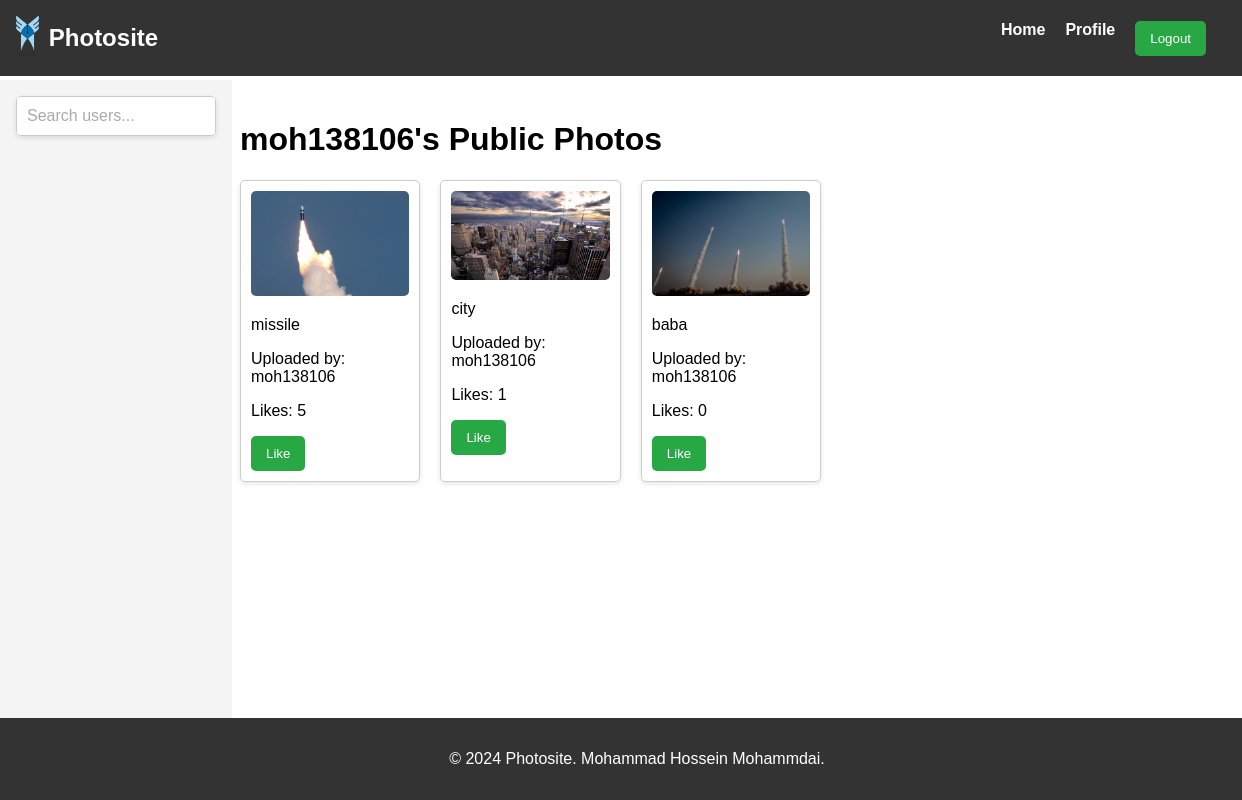
Screenshot of /user/moh138106/ with the database file from the repository.
### photos/models.py (models this page shows, shortened)
class Photo(models.Model):
    PUBLIC = 'public'
    PRIVATE = 'private'
    VISIBILITY_CHOICES = [
        (PUBLIC, 'Public'),
        (PRIVATE, 'Private'),
    ]
    user = models.ForeignKey(User, on_delete=models.CASCADE, related_name='photos')
    image = models.ImageField(upload_to='photos/')
    caption = models.CharField(max_length=255, blank=True)
    visibility = models.CharField(max_length=7, choices=VISIBILITY_CHOICES, default=PUBLIC)
    likes = models.PositiveIntegerField(default=0)
    uploaded_at = models.DateTimeField(auto_now_add=True)

### photos/views.py (the view)
# urls.py: path('user/<str:username>/', views.user_profile, name='user_profile'),
def user_profile(request, username):
    user = User.objects.get(username=username)
    photos = Photo.objects.filter(user=user, visibility='public')
    return render(request, 'photos/user_profile.html', {'user': user, 'photos': photos})

### photos/templates/photos/user_profile.html (shortened to what this page needs)
{% extends 'base.html' %}
{% load static %}
{% block extra_css %}
<link rel="stylesheet" href="{% static 'css/profile_css.css' %}">
{% endblock %}
{% block content %}
    <h1>{{ user.username }}'s Public Photos</h1>
    <div class="photo-grid">
        {% for photo in photos %}
        <div class="photo-item">
            <img src="{{ photo.image.url }}" alt="{{ photo.caption }}">
            <p>{{ photo.caption }}</p>
            <p>Uploaded by: {{ photo.user.username }}</p>
            <p>Likes: {{ photo.likes }}</p>
            {% if user.is_authenticated %}
                <form action="{% url 'like_photo' photo.id %}" method="post">
                    <button type="submit">Like</button>
                </form>
            {% else %}
                <p><a href="{% url 'account_login' %}">Log in</a> to like this photo.</p>
            {% endif %}
        </div>
        {% empty %}
            <p>This user hasn't uploaded any public photos yet.</p>
        {% endfor %}
    </div>
{% endblock %}

### static/css/base_css.css (style rules this page uses)
body { font-family: Arial, sans-serif; margin: 0; padding: 0; display: flex; flex-direction: column; min-height: 100vh; }

### static/css/profile_css.css (style rules this page uses)
.photo-grid { display: grid; grid-template-columns: repeat(5, 1fr); gap: 20px; margin-bottom: 40px; }
.photo-item { background-color: #fff; border: 1px solid #ccc; border-radius: 5px; padding: 10px; box-shadow: 0 2px 5px rgba(0, 0, 0, 0.1); transition: transform 0.2s; }
.photo-item img { max-width: 100%; border-radius: 5px; }
button { padding: 10px 15px; background-color: #28a745; color: #fff; border: none; border-radius: 5px; cursor: pointer; transition: background-color 0.3s ease; }

### rows the page displays
Photo: image (picture), caption "missile", user.username "moh138106", likes "5"
Photo: image (picture), caption "city", user.username "moh138106", likes "1"
Photo: image (picture), caption "baba", user.username "moh138106", likes "0"

### other values shown
{{ user.username }} "moh138106"
